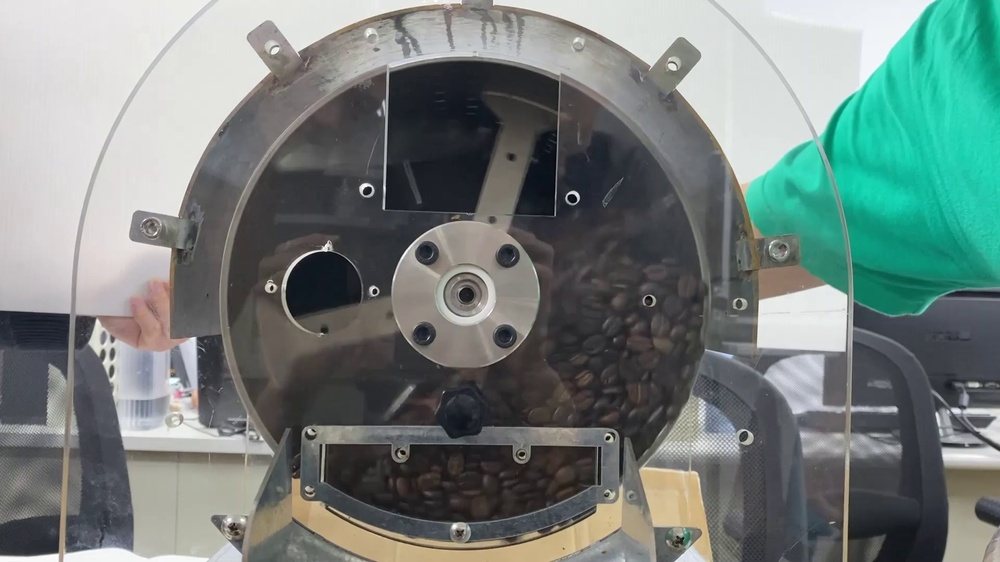
#> input picture Python/2021_05_03_opencv_pivlab/input_data/origin_1.jpg, 1000 x 562 px, shrunk from 1920 x 1080 before the run
$ python RGB_to_Edge.py
#> lines starting #> are read from the running program, lines starting #| are printed output that depends on the picture; after the words box and inside, x2 and y2 are one past the last pixel; in counts of white or black regions, pixels touching at a corner belong together
### Python/2021_05_03_opencv_pivlab/settings/default/config.py
#-*- coding: utf-8 -*-
u'''
        Author          : 蔡易展
        Date            : 2021/04/12
        Version         : 0.0.0.1
        Description     : Hsu_project
'''

# standard module
import os
import sys
CWD = os.path.dirname(os.path.dirname(os.path.dirname(__file__)))
path_core = os.path.join(CWD, 'core')
path_ui = os.path.join(CWD, 'ui')
path_settings = os.path.join(CWD, 'settings\\default')
path_3rd_module = os.path.join(CWD, '3rd_module')
path_input_data = os.path.join(CWD, 'input_data')
path_output_data = os.path.join(CWD, 'output_data')
p_list = [
            path_core,
            path_ui,
            path_settings,
            path_input_data,
            path_3rd_module
]
for p in p_list:
    if p not in sys.path:
        sys.path.insert(0, p)

# 3rd module

# local module

VERSION = '0.0.0.1'

#_____ui_____
MAIN_UI_WIDTH  = 500
MAIN_UI_HEIGHT = 160

#_____RGB_to_Edge_____
INPUT_VIDEO_NAME = "/20210428.mp4"
INPUT_VIDEO_PATH = path_input_data+INPUT_VIDEO_NAME
VTJ_JPG_PATH = path_input_data

### Python/2021_05_03_opencv_pivlab/core/RGB_to_Edge.py
#-*- coding: utf-8 -*-
u'''
        Author          : 蔡易展
        Date            : 2021/04/12
        Version         : 0.0.0.1
        Description     : Hsu_project
'''

# standard module
import os
import sys
CWD = os.path.dirname(os.path.dirname(__file__))
path_core = os.path.join(CWD, 'core')
path_ui = os.path.join(CWD, 'ui')
path_settings = os.path.join(CWD, 'settings\\default')
path_3rd_module = os.path.join(CWD, '3rd_module')
path_input_data = os.path.join(CWD, 'input_data')
path_output_data = os.path.join(CWD, 'output_data')
p_list = [
            path_core,
            path_ui,
            path_settings,
            path_input_data,
            path_3rd_module
]
for p in p_list:
    if p not in sys.path:
        sys.path.insert(0, p)

# 3rd module
import cv2
import numpy as np

# local module
import config as config


def edge():
    cap_1 = cv2.imread(path_input_data+"/origin_1.jpg",cv2.IMREAD_COLOR)
#> cap_1 is the input picture: shape (562, 1000, 3); mean B, G, R 124.1, 127.7, 115.1
    cap_2 = cv2.imread(path_input_data+"/origin_2.jpg",cv2.IMREAD_COLOR)
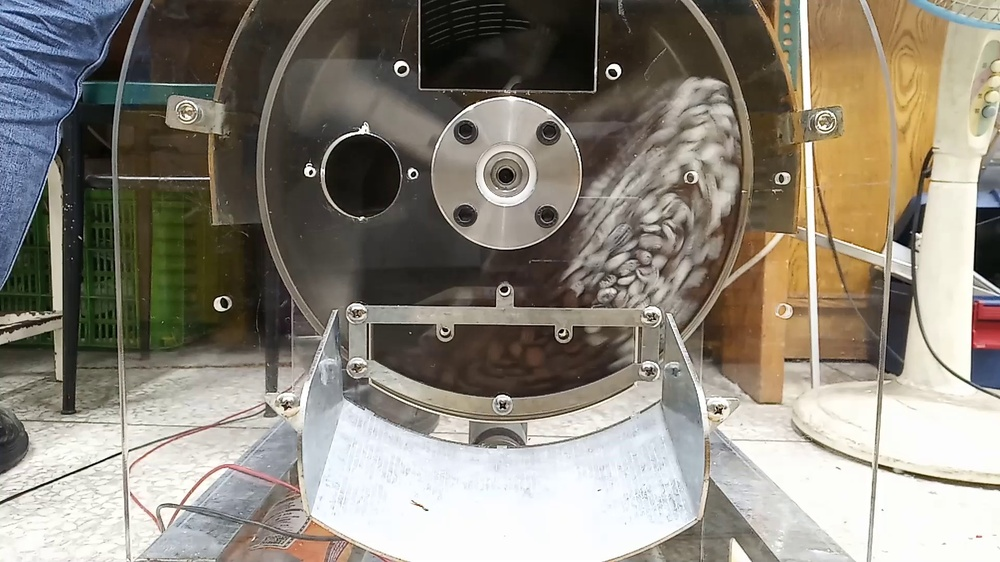
#> input picture Python/2021_05_03_opencv_pivlab/input_data/origin_2.jpg, 1000 x 562 px, shrunk from 1920 x 1080 before the run
#> cap_2 is the input picture: shape (562, 1000, 3); mean B, G, R 122.9, 134.1, 140.2
    cap_list = [cap_1,cap_2]
    cap_1 = cv2.imread(path_input_data+"/origin_stop.jpg",cv2.IMREAD_COLOR)
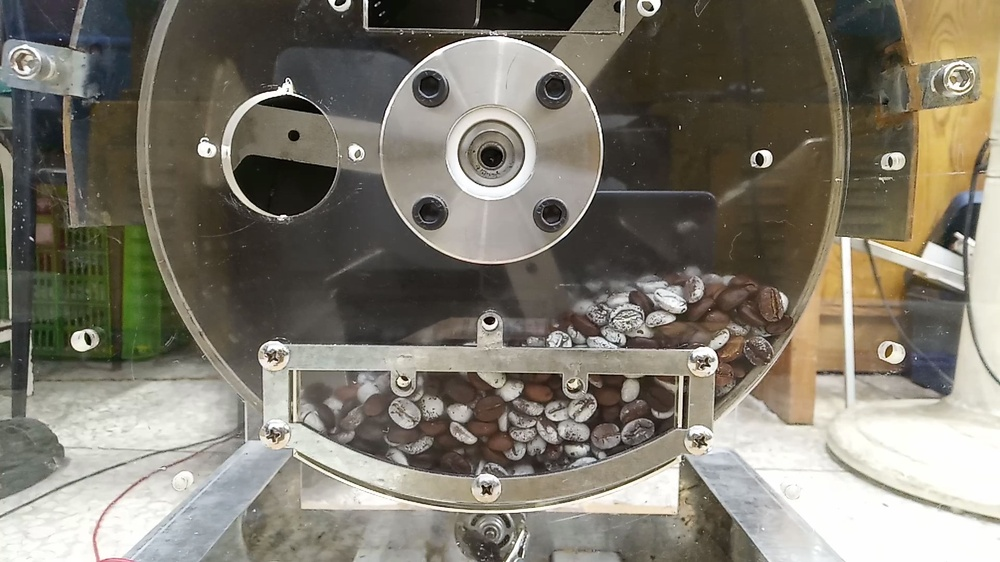
#> input picture Python/2021_05_03_opencv_pivlab/input_data/origin_stop.jpg, 1000 x 562 px, shrunk from 1920 x 1080 before the run
#> cap_1 is the input picture: shape (562, 1000, 3); mean B, G, R 110.1, 122.2, 127.1
    cap_2 = cv2.imread(path_input_data+"/origin_stop.jpg",cv2.IMREAD_COLOR)
    cap_list = [cap_1,cap_2]
    counter = 0
    for c in cap_list:
        counter += 1
        # _, frame = c.read()
        hsv = cv2.cvtColor(c, cv2.COLOR_BGR2HSV)
        lower_white = np.array([0,0,160])
        upper_white = np.array([255,255,255])
        mask = cv2.inRange(hsv, lower_white, upper_white)
        # [6 lines of commented-out code are left out]
        cv2.imwrite(path_output_data+"/stopmask_%d.jpg"%(counter), mask)
#> this loop made 2 passes
#> (counter, lower_white, upper_white) on passes 1 to 2: (1, [0, 0, 160], [255, 255, 255]), (2, [0, 0, 160], [255, 255, 255])
#> pass 1, in edge, `mask = cv2.inRange(hsv, lower_white, upper_white)`:
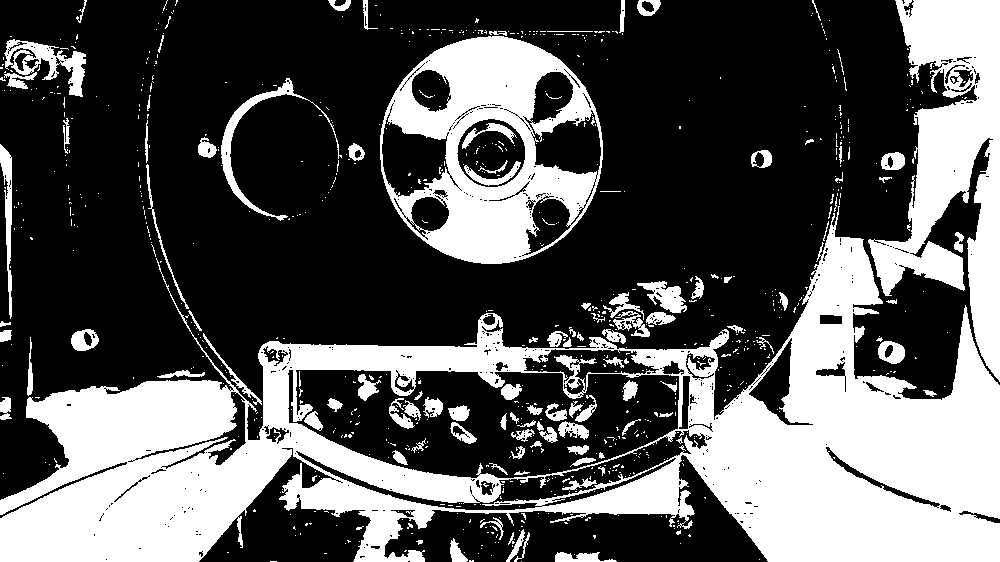
#> mask: shape (562, 1000); 34.7% white; 818 white regions (703 under 20 px), largest, box (x1, y1, x2, y2) and area: (0, 206, 1000, 562) 125902, (380, 36, 603, 264) 24098, (868, 0, 1000, 382) 23955
#> after the loop, counter = 2

if __name__ == '__main__':
    edge()
    cv2.destroyAllWindows()
    # cap.release()
